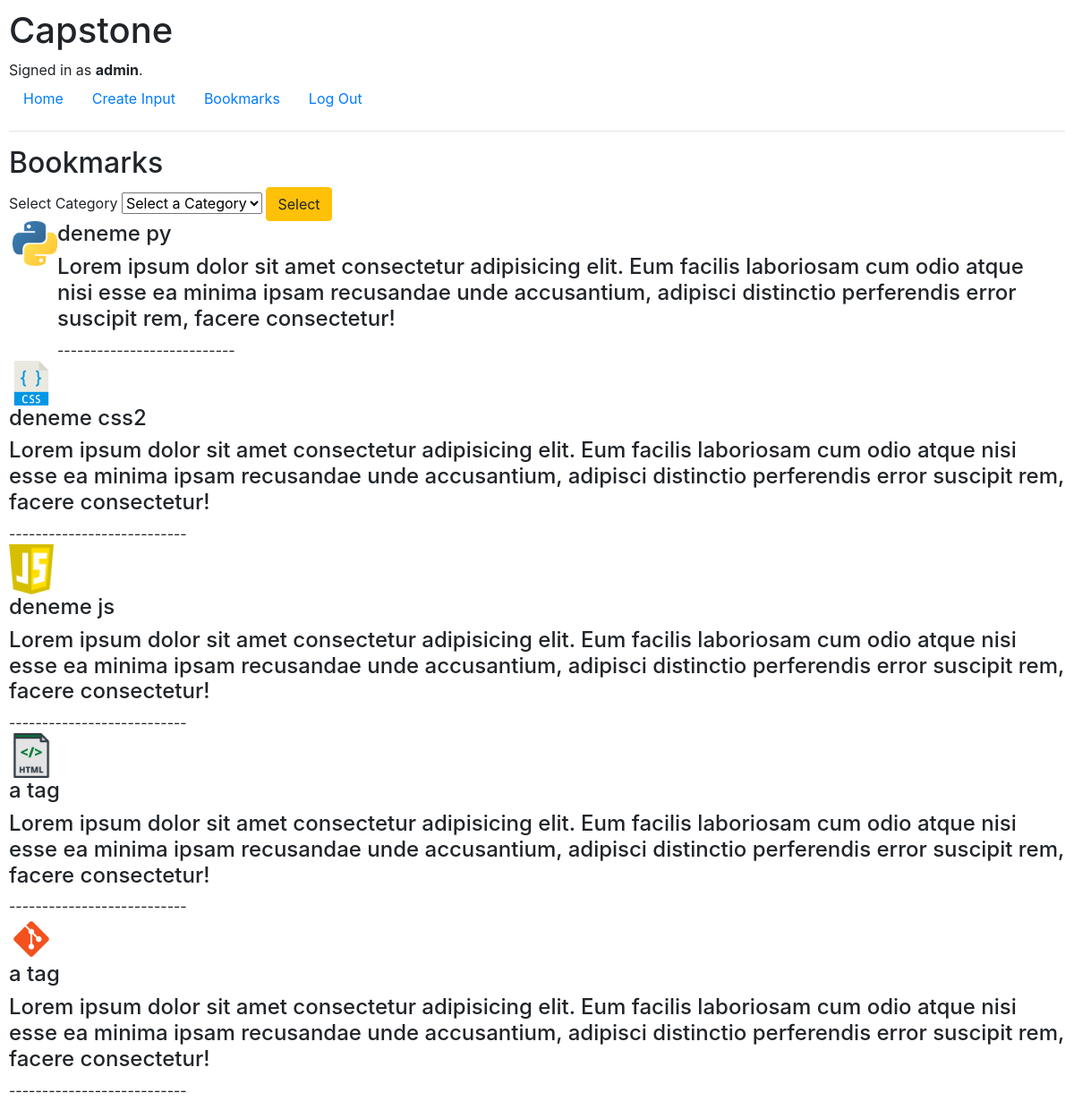
The page /bookmark (signed in) on the database as committed earlier.
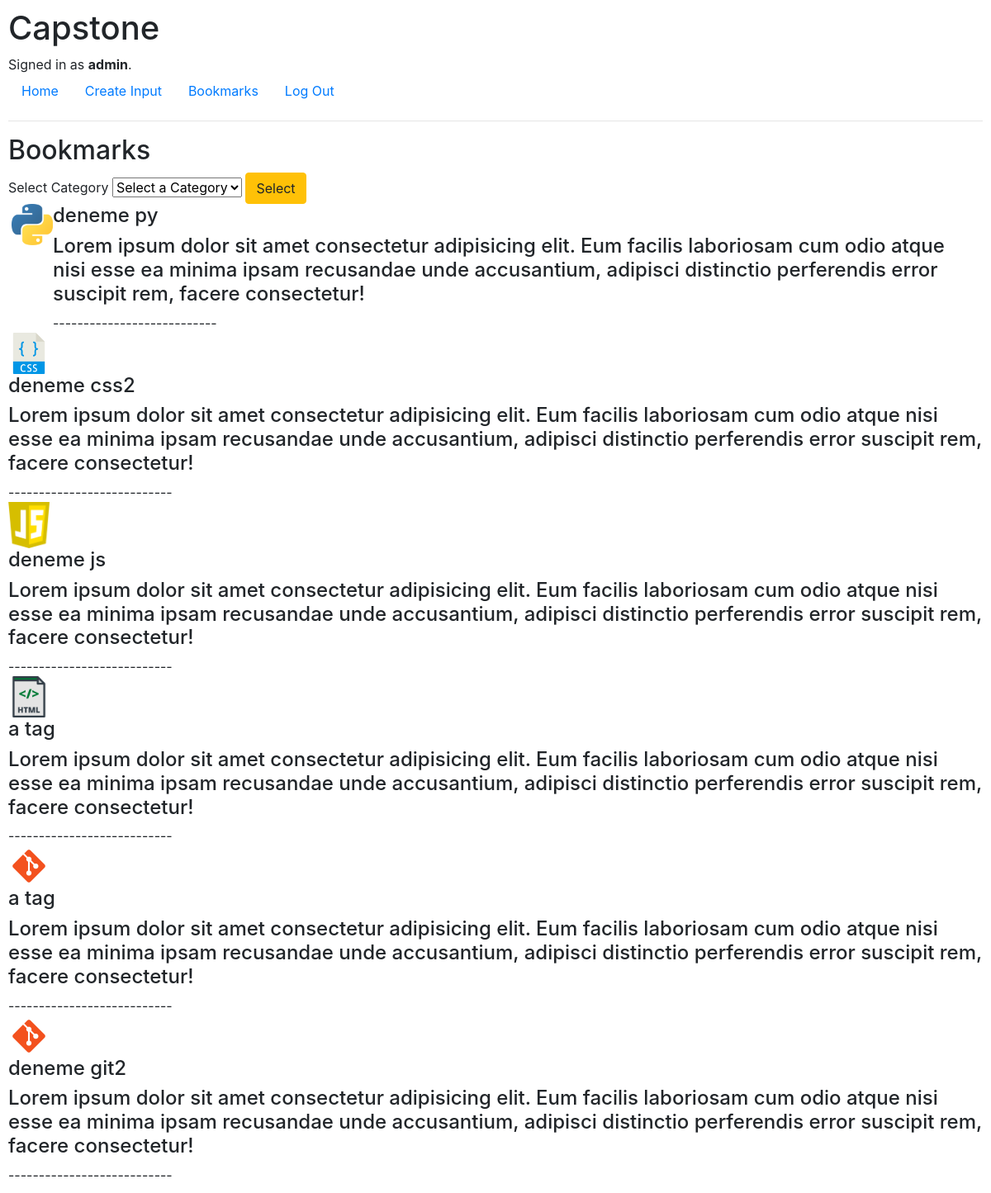
The same page on the database as committed later.
### capstone/models.py (models this page shows, shortened)
class Input(models.Model):
    title = models.CharField(max_length=30)
    content = models.CharField(max_length=6000)
    owner = models.ForeignKey(User, on_delete=models.CASCADE, blank=True, null=True, related_name="user")
    category = models.ForeignKey(Category, on_delete=models.CASCADE, blank=True, null=True, related_name="category")
    isActive = models.BooleanField(default=True)
    bookmark = models.ManyToManyField(User, blank=True, null=True, related_name="inputBookmark")

class Category(models.Model):
    categoryName = models.CharField(max_length=60)
    categoryImage = models.ImageField(upload_to='category_images', blank=True, null=True)

### capstone/views.py (the view)
# urls.py: path("bookmark", views.displayBookmark, name="bookmark"),
def displayBookmark(request):
    currentUser = request.user
    selected_category = request.GET.get('category')
    if selected_category:
        input = currentUser.inputBookmark.filter(category__categoryName=selected_category)
    else:
        input = currentUser.inputBookmark.all()
    categories = Category.objects.all()
    return render(request, "capstone/bookmark.html", {
        "input": input,
        "categories": categories,
        "selected_category": selected_category
    })

### capstone/templates/capstone/bookmark.html (shortened to what this page needs)
{% extends "capstone/layout.html" %}
{% block body %}
    <h2>Bookmarks</h2>
    <form action="{% url 'bookmark' %}" method="GET">
        <label for="category">Select Category</label>
        <select name="category" id="category">
            <option value="">Select a Category</option>
        </select>
        <button type="submit" class="btn btn-warning">Select</button>
    </form>
    <div class="row mx-1">
    {% for input in input %}
        {% if input.isActive %}
            <div class="media-left media-middle">
                <a href="{% url 'input' id=input.id slug=input.title|slugify %}">
                    {% if input.category.categoryImage %}
                        <img src="{{ input.category.categoryImage.url }}" alt="{{ input.category.categoryName }}" style="width: 50px;">
                    {% endif %}
                </a>
            </div>
            <div class="media-body">
                <h4 class="media-heading">{{ input.title }}</h4>
                <h4 class="media-heading">{{ input.content }}</h4>
                ---------------------------
            </div>
    </div>
        {% endif %}
    {% endfor %}
{% endblock %}

Rows that differ between the two databases and show on the page:
added Input: category.categoryImage (picture), title "deneme git2", content "Lorem ipsum dolor sit amet consectetur adipisicing elit. Eum facilis laboriosam cum odio atque nisi esse ea minima ipsam recusandae unde accusantium, adipisci distinctio perferendis error suscipit rem, facere consectetur!"
